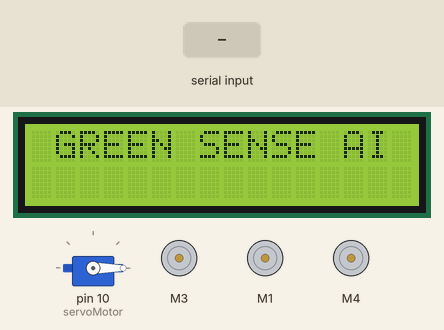
Simulated run of this sketch. Board: Arduino Uno, built with avr-gcc and run on an emulated ATmega328P. Shown: servo, 16×2 character LCD, 3 × DC motor (green arrow = forward, orange = backward, longer = faster). The inputs (shaded band) are chosen by the test bench. What the sketch prints to the serial monitor is not drawn.

Above: at 17.1 s.
17.2 s: "H" received over Serial
At 17.92 s:
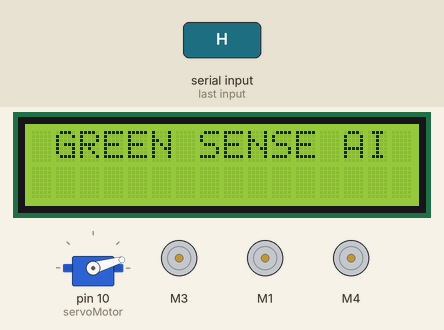
20.2 s: byte 74 ('J') received over Serial
23.0 s: "F" received over Serial
At 25.3 s:
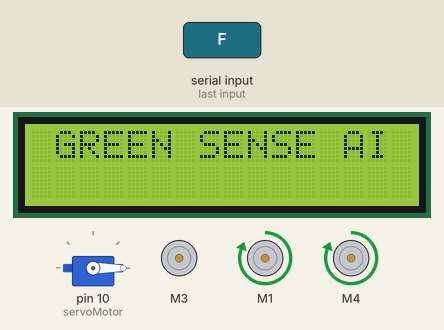
25.9 s: "B" received over Serial
At 27.2 s:
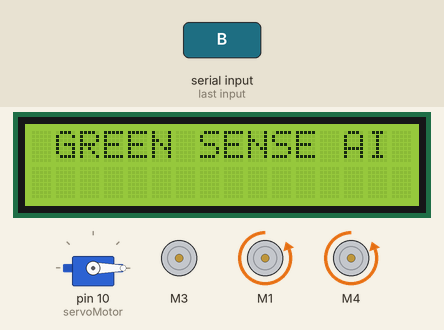
28.8 s: "L" received over Serial
At 30.1 s:
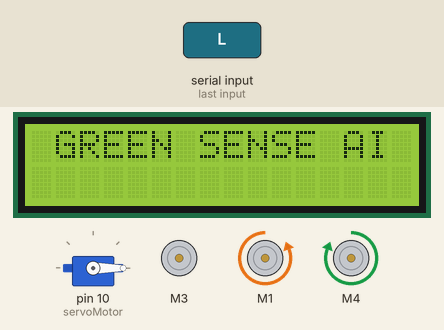
31.7 s: "R" received over Serial
At 33.0 s:
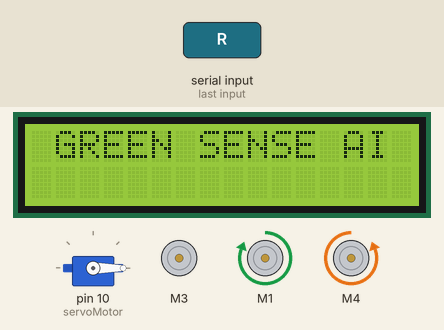
Timing chart, 0 to 35.6 s (numbered marks = the images above; inputs shaded):
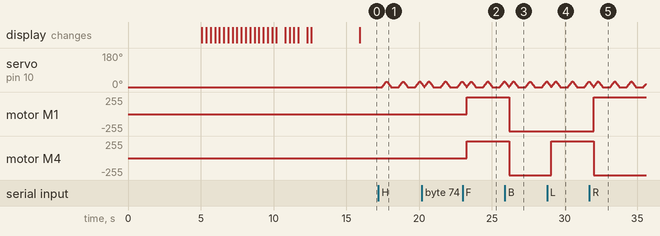

The sketch:

Seed_water_grass_GreenSense_Code.ino
```cpp
#include <AFMotor.h>
#include <Servo.h>
#include <Wire.h>
#include <LiquidCrystal_I2C.h>

// Initialize motors pin
AF_DCMotor motor1(1);       // Motor 1 and 2 are controlled by pin 1
AF_DCMotor motor2(4);       // Motor 3 and 4 are controlled by pin 4
Servo servoMotor;           // seed sowing Motor is going to control by pin 3
AF_DCMotor waterPump(2);    // water pump is going to controlled by pin 2
AF_DCMotor GrassCutter(3);  // water pump is going to controlled by pin 2

LiquidCrystal_I2C lcd(0x27, 16, 2);

char val;
int Speeed = 255;
int pos = 0;                // variable to store the servo position
bool isSeedSowing = false;  // add this global variable
bool indicator = false;

void setup() {
  Serial.begin(9600);     // rate of transferring data from one device to another (phone);
  servoMotor.attach(10);  // attaches the servo on pin 3 to the servo object
  servoMotor.write(0);
  // servoMotor.write(33);

  lcd.init();
  lcd.backlight();
  lcd.setCursor(1, 0);
  lcd.print("GREEN SENSE AI");
  delay(5000);
  lcd.clear();
  lcd.setCursor(0, 0);
  String text1 = "Revolutionize";
  for (int i = 0; text1[i] != '\0'; i++) {
    lcd.write(text1[i]);
    delay(300);  // Adjust the delay to control the printing speed
  }
  lcd.setCursor(0, 1);
  String text2 = "Plant Care !!";
  for (int i = 0; text2[i] != '\0'; i++) {
    lcd.write(text2[i]);
    delay(300);  // Adjust the delay to control the printing speed
  }
  delay(3000);
}

void loop() {
  if (Serial.available() > 0) {
    // reading the value from the serial
    val = Serial.read();
    Serial.println(val);  // displaying the value from serial

    // OPERATIONS STARTED
    if (val == 'F') {
      forward();
    }
    // moving Backward
    else if (val == 'B') {
      back();
    }
    // mmoving left
    else if (val == 'L') {

      left();
    }
    // moving right
    else if (val == 'R') {
      right();
    }
    // seed sowing
    else if (val == 'H') {
      seedSowing();
      // servoMotor.write(33);
    }
    // seed sowing stopped
    else if (val == 'A') {
      StopSeedSowing();
      servoMotor.write(28);

    }
    // all motor stop
    else if (val == 'X') {
      stop();
    }
    // water pump started
    else if (val == 'G') {
      waterPumpOn();
    }
    // water pump stopped
    else if (val == 'D') {
      waterPumpOff();
    }  // grass cutter started program
    else if (val == 'K') {
      GrassCutterOn();
    }
    // grass cutting stopped
    else if (val == 'J') {
      GrassCutterOff();
    } else {
      lcd.clear();
      lcd.setCursor(1, 0);
      lcd.print("GREEN SENSE AI");
    }
  } else {
    lcd.clear();
    lcd.setCursor(1, 0);
    lcd.print("GREEN SENSE AI");
    delay(500);
  }


  if (isSeedSowing) {
    // servoMotor.write(0);
    for (pos = 0; pos <= 30; pos += 1) {  // goes from 0 degrees to 180 degrees
      servoMotor.write(pos);              // tell servo to go to position in variable 'pos'
      delay(10);                          // waits 15ms for the servo to reach the position
    }
    for (pos = 30; pos >= 0; pos -= 1) {  // goes from 180 degrees to 0 degrees
      servoMotor.write(pos);              // tell servo to go to position in variable 'pos'
      delay(10);                          // waits 15ms for the servo to reach the position
    }
  }
}

void forward() {
  Serial.println("Forward mai hu");
  motor1.setSpeed(Speeed);
  motor1.run(FORWARD);
  motor2.setSpeed(Speeed);
  motor2.run(FORWARD);
}

void back() {
  Serial.println("back mai hu");
  motor1.setSpeed(Speeed);
  motor1.run(BACKWARD);
  motor2.setSpeed(Speeed);
  motor2.run(BACKWARD);
}

void right() {
  Serial.println("right mai hu");
  motor1.setSpeed(Speeed);
  motor1.run(FORWARD);
  motor2.setSpeed(Speeed);
  motor2.run(BACKWARD);
}

void left() {
  Serial.println("left mai hu");
  motor1.setSpeed(Speeed);
  motor1.run(BACKWARD);
  motor2.setSpeed(Speeed);
  motor2.run(FORWARD);
}

void stop() {
  Serial.println("Stop mai hu");
  motor1.setSpeed(0);
  motor1.run(RELEASE);
  motor2.setSpeed(0);
  motor2.run(RELEASE);
}

void seedSowing() {
  Serial.println("Seed Sow Kr rha hu");
  isSeedSowing = true;
}

void StopSeedSowing() {
  Serial.println("Seed Sowing Stopped");
  isSeedSowing = false;
}

void waterPumpOn() {
  waterPump.setSpeed(Speeed);
  waterPump.run(FORWARD);
}

void waterPumpOff() {
  waterPump.setSpeed(0);
  waterPump.run(RELEASE);
}

void GrassCutterOn() {
  GrassCutter.setSpeed(Speeed);
  GrassCutter.run(FORWARD);
}

void GrassCutterOff() {
  GrassCutter.setSpeed(0);
  GrassCutter.run(RELEASE);
}
```

Measured:
- after the input at 23.0 s, motor M1, motor M4: stopped → forward 255/255 after 0.28 s
- after the input at 25.9 s, motor M1, motor M4: forward 255/255 → backward 255/255 after 0.29 s
- after the input at 28.8 s, motor M4: backward 255/255 → forward 255/255 after 0.30 s
- after the input at 31.7 s, motor M1: backward 255/255 → forward 255/255 after 0.31 s; motor M4: forward 255/255 → backward 255/255 after 0.31 s
